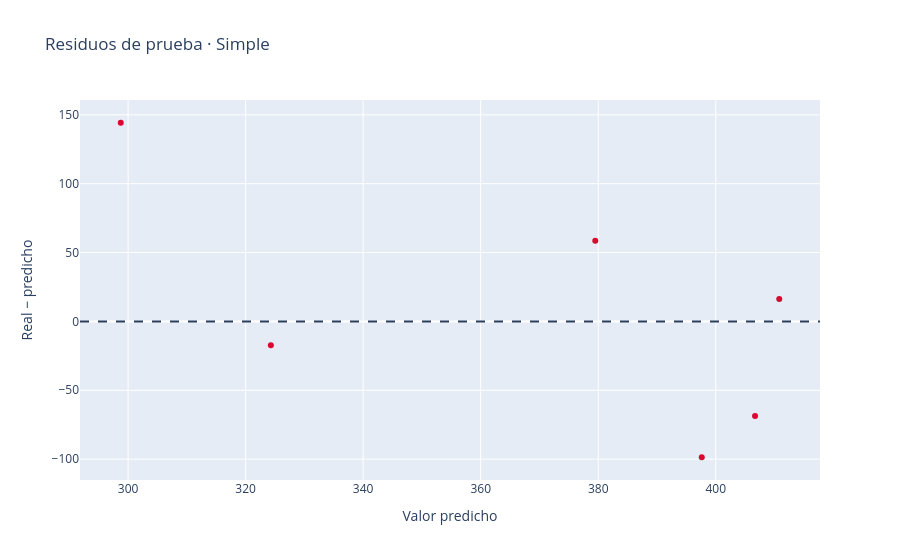
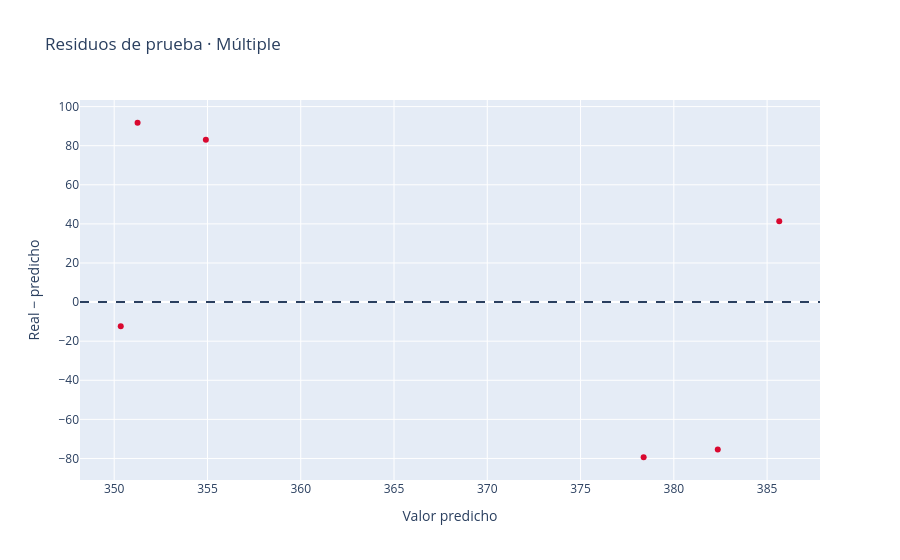

Notebook code cell kept with these figures, in order:
### Markdown cell above
## 6. Evaluación y residuos

MAE es el error absoluto promedio; RMSE penaliza más los errores grandes. Ambos están en leads. R² puede ser negativo y no está definido si el objetivo es constante. La persistencia repite el mes anterior y sirve como referencia operativa. Todas las alternativas usan las mismas observaciones de prueba.

### Code cell
display(comparison.round(3))
display(predictions.round(3))
for name, result in models.items():
    fig = px.scatter(x=result["test_prediction"], y=test[target].to_numpy() - result["test_prediction"],
                     labels={"x":"Valor predicho", "y":"Real − predicho"}, title=f"Residuos de prueba · {name}", color_discrete_sequence=["#D9082F"])
    fig.add_hline(y=0, line_dash="dash")
    fig.show()
print("Menor MAE en esta partición:", comparison.loc[comparison.MAE.idxmin(), "Modelo"])

### Figure 1 — Plotly figure (JSON) as saved in the notebook; plotly's stock layout.template omitted (floating-point values rounded to 4 significant figures)
{"data": [{"hovertemplate": "Valor predicho=%{x}<br>Real − predicho=%{y}<extra></extra>", "legendgroup": "", "marker": {"color": "#D9082F", "symbol": "circle"}, "mode": "markers", "name": "", "orientation": "v", "showlegend": false, "type": "scatter", "x": [379.5, 406.7, 324.3, 298.8, 410.8, 397.6], "xaxis": "x", "y": [58.51, -68.68, -17.29, 144.2, 16.2, -98.62], "yaxis": "y"}], "layout": {"legend": {"tracegroupgap": 0}, "shapes": [{"line": {"dash": "dash"}, "type": "line", "x0": 0, "x1": 1, "xref": "x domain", "y0": 0, "y1": 0, "yref": "y"}], "title": {"text": "Residuos de prueba · Simple"}, "xaxis": {"anchor": "y", "domain": [0.0, 1.0], "title": {"text": "Valor predicho"}}, "yaxis": {"anchor": "x", "domain": [0.0, 1.0], "title": {"text": "Real − predicho"}}}}

### Figure 2 — Plotly figure (JSON) as saved in the notebook; plotly's stock layout.template omitted (floating-point values rounded to 4 significant figures)
{"data": [{"hovertemplate": "Valor predicho=%{x}<br>Real − predicho=%{y}<extra></extra>", "legendgroup": "", "marker": {"color": "#D9082F", "symbol": "circle"}, "mode": "markers", "name": "", "orientation": "v", "showlegend": false, "type": "scatter", "x": [354.9, 350.4, 382.4, 351.3, 385.7, 378.4], "xaxis": "x", "y": [83.09, -12.35, -75.36, 91.75, 41.35, -79.38], "yaxis": "y"}], "layout": {"legend": {"tracegroupgap": 0}, "shapes": [{"line": {"dash": "dash"}, "type": "line", "x0": 0, "x1": 1, "xref": "x domain", "y0": 0, "y1": 0, "yref": "y"}], "title": {"text": "Residuos de prueba · Múltiple"}, "xaxis": {"anchor": "y", "domain": [0.0, 1.0], "title": {"text": "Valor predicho"}}, "yaxis": {"anchor": "x", "domain": [0.0, 1.0], "title": {"text": "Real − predicho"}}}}
